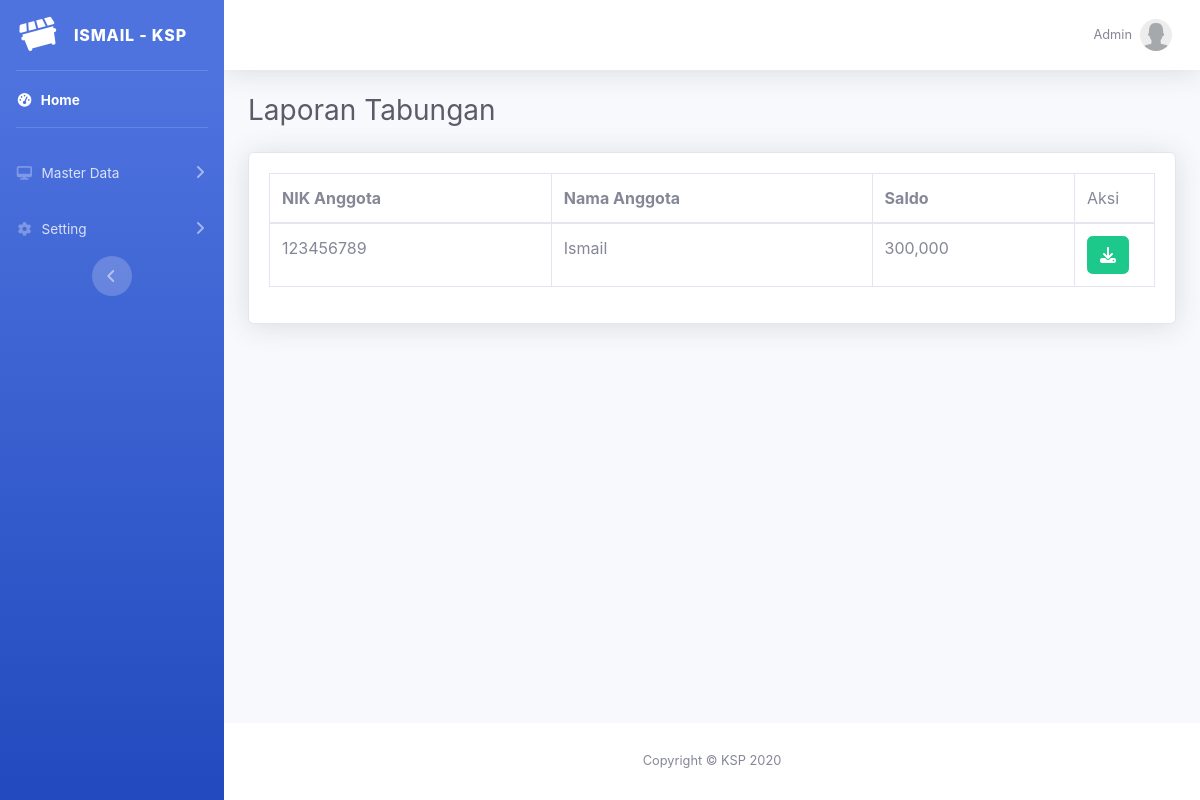
Screenshot of /laporan_tabungan.php (signed in) with the database file from the repository.
### tables this page shows
CREATE TABLE `anggota` (
  `id` int(11) NOT NULL,
  `ktp` text NOT NULL,
  `nik` varchar(25) NOT NULL,
  `nama` varchar(25) NOT NULL,
  `alamat` text NOT NULL,
  `telepon` varchar(15) NOT NULL,
  `jk` varchar(10) NOT NULL,
  `username` varchar(25) NOT NULL,
  `password` text NOT NULL,
  `status` int(11) NOT NULL DEFAULT '1'
);

### laporan_tabungan.php (the view)
<?php
    include "header.php";
    $qry = "SELECT a.*, SUM(s.debet) - SUM(s.kredit) as saldo
                  FROM anggota a, simpanan s
                 WHERE a.id = s.anggota_id
                 GROUP BY a.id";
    $sql = mysqli_query($con, $qry) or die(mysqli_error($con));
?>
<div class="container-fluid">
    <div class="d-sm-flex align-items-center justify-content-between mb-4">
        <h1 class="h3 mb-0 text-gray-800">Laporan Tabungan</h1>
    </div>
    <div class="card shadow mb-4">
    <div class="card-body">
        <div class="table-responsive">
            <table class="table table-bordered" id="dataTable" width="100%" cellspacing="0">
                <thead>
                <tr>
                    <th>NIK Anggota</th>
                    <th>Nama Anggota</th>
                    <th>Saldo</th>
                    <td width="80px">Aksi</td>
                </tr>
                </thead>
                <tbody>
                <?php while ($data  = mysqli_fetch_array($sql)) { ?>
                    <tr>
                        <td><?php echo $data['nik']; ?></td>
                        <td><?php echo $data['nama']; ?></td>
                        <td><?php echo number_format($data['saldo'], 0); ?></td>
                        <td>
                            <a href="download_tabungan.php?nik=<?php echo $data['nik']; ?>" class="btn btn-success" title="Download Laporan">
                                <i class="fa fa-download"></i>
                            </a>
                        </td>
                    </tr>
                <?php } ?>
                </tbody>
            </table>
        </div>
    </div>
</div>
</div>
<?php include "footer.php"; ?>

### rows the page displays
anggota: nik "123456789", nama "Ismail", saldo "300,000"

### other values shown
$_SESSION['auth_name'] "Admin"
